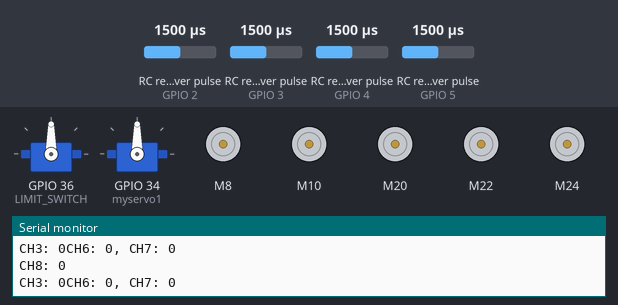
The sketch below on a simulated ESP32. On the bench: 2 × servo, 5 × DC motor (green arrow = forward, orange = backward, longer = faster), the last lines printed to the serial monitor. Wiring (inferred from the names in the program): 4 × RC receiver channel: data GPIO 2 / data GPIO 3 / data GPIO 4 / data GPIO 5. Inputs (shaded band) come from the test bench; at power-on: RC receiver pulse (sensors on GPIO 2, GPIO 4, GPIO 3, GPIO 5) 1500 µs.

Above: at 1.2 s.
1.3 s: RC receiver pulse (sensor on GPIO 2) set to 1750 µs
4.3 s: RC receiver pulse (sensor on GPIO 4) set to 1020 µs
5.8 s: RC receiver pulse (sensor on GPIO 3) set to 1070 µs
8.8 s: RC receiver pulse (sensor on GPIO 3) set to 1044 µs
At 9.2 s:
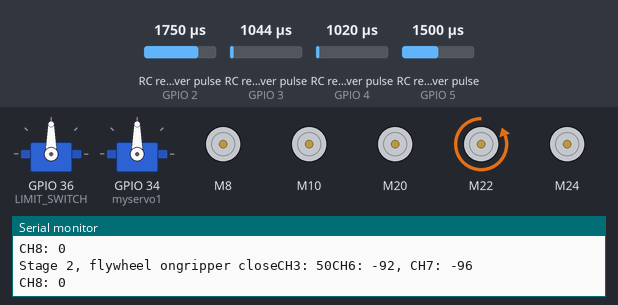
10.3 s: RC receiver pulse (sensor on GPIO 5) set to 1064 µs
11.8 s: RC receiver pulse (sensor on GPIO 5) set to 1048 µs
At 12.2 s:
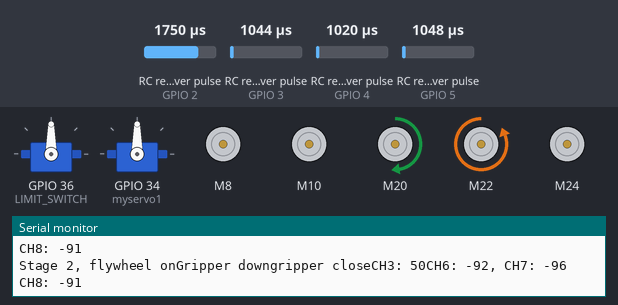
Timing chart, 0 to 14.3 s (numbered marks = the images above; inputs shaded):
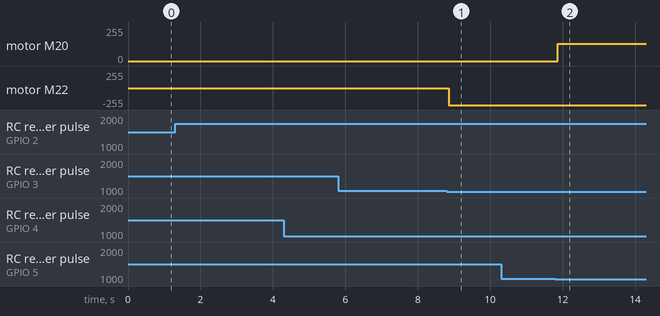

Measured:
- the behaviour switches between 1055 and 1054 µs on RC receiver pulse (sensor on GPIO 3) (found by bisection; images 0 and 1)
- the behaviour switches between 1055 and 1054 µs on RC receiver pulse (sensor on GPIO 5) (found by bisection; images 1 and 2)
- after the input at 8.8 s, motor M22: stopped → backward 255/255 after 0.05 s
- after the input at 11.8 s, motor M20: stopped → forward 128/255 after 0.07 s

The sketch:

Stage1__Stage2.ino
```cpp
#include "CytronMotorDriver.h"
#include "Servo.h"

int pos = 0;

// define motor pins for stage 1
CytronMD motor5(PWM_DIR,8 , 9); // sappling gripper position motor
CytronMD motor6(PWM_DIR, 10, 11); // conveyor up and down motor                                                                  bgvf

Servo myservo;                    // sappling gripper servo
Servo myservo1;

// define motor pins for stage 2
CytronMD motor7(PWM_DIR, 20, 21); // sap up and down
CytronMD motor8(PWM_PWM, 22, 23); // sap gripper
CytronMD motor9(PWM_DIR, 24, 26); // actuator
// CytronMD motor10(PWM_DIR, 27, 28); // flywheel 1
// CytronMD motor11(PWM_DIR, 29, 30); // flywheel 2

// Define channel pins for sappling
#define CH3_PIN 2
#define CH6_PIN 3
#define CH7_PIN 4
#define CH8_PIN 5

#define LIMIT_SWITCH 36

void setup() {
  // Initialize Serial for debugging
  Serial.begin(9600);

  // // Initialize motor pins for stage 1
  // motor5.begin();
  // motor6.begin();

  // Initialize channel pins
  pinMode(CH3_PIN, INPUT);
  pinMode(CH6_PIN, INPUT);
  pinMode(CH7_PIN, INPUT);
  pinMode(CH8_PIN, INPUT);

  pinMode(LIMIT_SWITCH, INPUT);

  myservo.attach(36);
  myservo1.attach(34);
}

// Function to read PWM input
int readPWM(int pin) {
  int duration = pulseIn(pin, HIGH);
  return map(duration, 1000, 2000, -100, 100); // Adjust based on your transmitter
}

void loop() {
  int ch3 = readPWM(CH3_PIN);
  int ch6 = readPWM(CH6_PIN);
  int ch7 = readPWM(CH7_PIN);
  int ch8 = readPWM(CH8_PIN);

  if (ch7 >= 90) {           // stage 1
    if (ch8 >= 90) {
      motor5.setSpeed(-255);
      Serial.print("stage 1");
    } else if (ch8 <= -90) {
      motor5.setSpeed(255);
    }else if (ch8 < 90 && ch8 > -90) {
    motor5.setSpeed(0);
    }

    if (ch3 >= 70) {
      motor6.setSpeed(255);
      Serial.print("conveyor up");
    } else if (ch3 <= -70) {
      motor6.setSpeed(-255);
      Serial.print("conveyor down");
    } else if (ch3 < 70 && ch3 > -70) {
      motor6.setSpeed(0);
    }

if (ch6 >= 90) {
    // for (pos = 0; pos <= 180; pos += 1) { // goes from 0 degrees to 180 degrees
    // in steps of 1 degree
    myservo.write(180);
    myservo1.write(180);
   // open position
  // myservo1.write(180);
  Serial.print("servo open");
} else if (ch6 <= -90) {
  // for (pos = 180; pos >= 0; pos -= 1) { // goes from 180 degrees to 0 degrees
  myservo.write(-180);
  myservo1.write(-180); // close position
  Serial.print("servo close");}
 else if (ch6 < 90 && ch6 > -90) {
  myservo.write(90);
  myservo1.write(90); // neutral position
  Serial.print("servo neutral");
  // delay(100); // add a delay to ensure the servo stops
}
        }


//////////////////////////////


  else if (ch7 <= -90) {
    myservo.detach();                                             // stage 2
    // motor10.setSpeed(100); // flywheel
    // motor11.setSpeed(100);
    Serial.print("Stage 2, flywheel on");

    if (ch8 >= 90) {
      motor7.setSpeed(-128);
      Serial.print("Gripper up");
    } else if (ch8 <= -90) {
      motor7.setSpeed(128);
      Serial.print("Gripper down");
    } else if (ch8 < 90 && ch8 > -90) {
      motor7.setSpeed(0);
    }

    if (ch6 >= 90) {
      motor8.setSpeed(255);
      Serial.print("gripper open");
      if (digitalRead(LIMIT_SWITCH) == HIGH) {
        motor8.setSpeed(0);
        Serial.print("limit switch on");
      }
    } else if (ch6 <= -90) {
      motor8.setSpeed(-255);
      Serial.print("gripper close");
    } else if (ch6 < 70 && ch6 > -70) {
      motor8.setSpeed(0);
    }

    if (ch3 >= 90) {
      motor9.setSpeed(255);
      Serial.print("actuator up");
    } else if (ch3 <= -90) {
      motor9.setSpeed(-255);
      Serial.print("actuator down");
    } else if (ch3 < 90 && ch3 > -90) {
      motor9.setSpeed(0);
    }
  }
   else {
    motor5.setSpeed(0);
    motor6.setSpeed(0);
    motor7.setSpeed(0);
    motor8.setSpeed(0);
    motor9.setSpeed(0);
    // motor10.setSpeed(0);
    // motor11.setSpeed(0);

  }
   Serial.print("CH3: ");
   Serial.print(ch3);
   Serial.print("CH6: ");
   Serial.print(ch6);
   Serial.print(", CH7: ");
   Serial.println(ch7);
  Serial.print("CH8: ");
   Serial.println(ch8);
  // // delay(1000);
}
```
